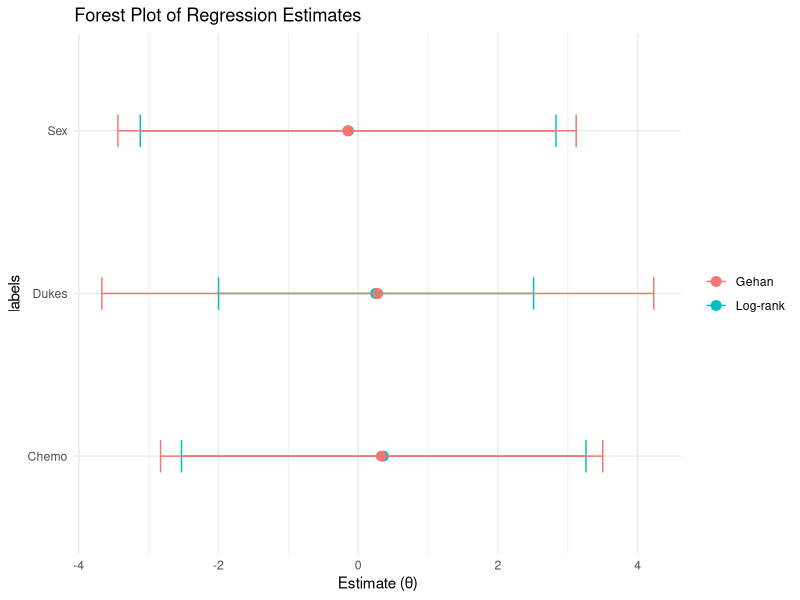
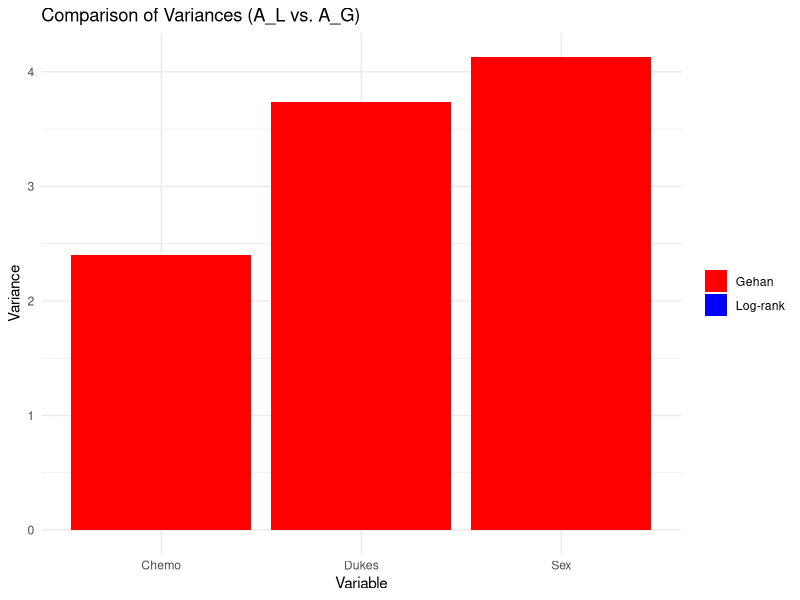
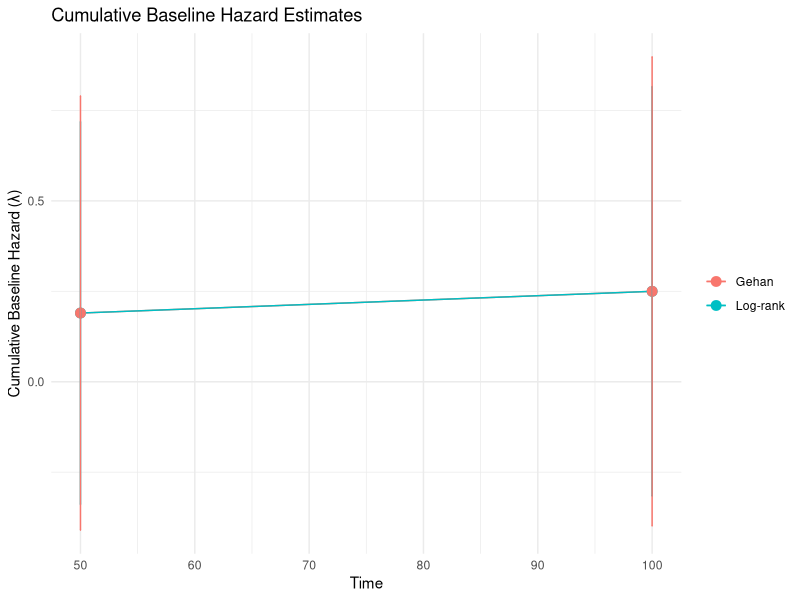

Recreate these plots in R, in order.
# Function to calculate p-value and confidence interval
calculate_p_value_and_ci <- function(estimate, se, sample_size, confidence_level = 0.95) {
  # Degrees of freedom
  df <- sample_size - 1
  
  # Calculate the t-statistic
  t_statistic <- estimate / se
  
  # Calculate the p-value (two-tailed test)
  p_value <- 2 * pt(-abs(t_statistic), df)
  
  # Calculate the critical t-value for the confidence interval
  alpha <- 1 - confidence_level
  critical_t <- qt(1 - alpha / 2, df)
  
  # Calculate the margin of error
  margin_of_error <- critical_t * se
  
  # Calculate the confidence interval
  ci_lower <- estimate - margin_of_error
  ci_upper <- estimate + margin_of_error
  
  # Return the results
  list(
    p_value = p_value,
    confidence_interval = c(ci_lower, ci_upper)
  )
}

# Example usage
estimate <-  0.1161   # Example estimate
se <- sqrt(19.6678)        # Example standard error
sample_size <- 50  # Example sample size

results <- calculate_p_value_and_ci(estimate, se, sample_size)
print(results)


# Data
labels <- c("Chemo", "Sex", "Dukes")
theta_L <- c(0.36, -0.14, 0.25)
theta_G <- c(0.33, -0.15, 0.28)
ci_L <- matrix(c(-2.53, 3.26, -3.12, 2.83, -2.00, 2.51), ncol = 2, byrow = TRUE)
ci_G <- matrix(c(-2.83, 3.50, -3.44, 3.12, -3.67, 4.23), ncol = 2, byrow = TRUE)

# Data
labels <- c("Chemo", "Sex", "Dukes")
theta_L <- c(0.36, -0.14, 0.25)
theta_G <- c(0.33, -0.15, 0.28)
ci_L <- matrix(c(-2.53, 3.26, -3.12, 2.83, -2.00, 2.51), ncol = 2, byrow = TRUE)
ci_G <- matrix(c(-2.83, 3.50, -3.44, 3.12, -3.67, 4.23), ncol = 2, byrow = TRUE)

# Create data frame
df <- data.frame(
  labels = rep(labels, 2),
  estimate = c(theta_L, theta_G),
  lower = c(ci_L[,1], ci_G[,1]),
  upper = c(ci_L[,2], ci_G[,2]),
  method = rep(c("Log-rank", "Gehan"), each = length(labels))
)

# Plot
library(ggplot2)

ggplot(df, aes(x = estimate, y = labels, color = method)) +
  geom_point(size = 3) +
  geom_errorbarh(aes(xmin = lower, xmax = upper), height = 0.2) +
  labs(x = "Estimate (\u03B8)", title = "Forest Plot of Regression Estimates") +
  theme_minimal() +
  theme(legend.title = element_blank())

# Variance Data
A_L <- c(2.00, 2.11, 1.21)
A_G <- c(2.40, 4.13, 3.74)

# Create data frame for variance comparison
df_variance <- data.frame(
  labels = labels,
  Log_rank = A_L,
  Gehan = A_G
)

# Plot
ggplot(df_variance, aes(x = labels)) +
  geom_bar(aes(y = Log_rank, fill = "Log-rank"), stat = "identity", position = "dodge") +
  geom_bar(aes(y = Gehan, fill = "Gehan"), stat = "identity", position = "dodge") +
  labs(x = "Variable", y = "Variance", title = "Comparison of Variances (A_L vs. A_G)") +
  scale_fill_manual(values = c("Log-rank" = "blue", "Gehan" = "red")) +
  theme_minimal() +
  theme(legend.title = element_blank())

# Time Points and Hazard Data
time <- c(50, 100)
Lambda_L <- c(0.19, 0.25)
Lambda_G <- c(0.19, 0.25)
B_L <- c(0.28, 0.32) # Variance
B_G <- c(0.36, 0.42)

# Create data frame for hazard estimation
df_hazard <- data.frame(
  time = rep(time, 2),
  Lambda = c(Lambda_L, Lambda_G),
  variance = c(B_L, B_G),
  method = rep(c("Log-rank", "Gehan"), each = length(time))
)

# Plot
ggplot(df_hazard, aes(x = time, y = Lambda, color = method)) +
  geom_line() +
  geom_point(size = 3) +
  geom_errorbar(aes(ymin = Lambda - sqrt(variance), ymax = Lambda + sqrt(variance)), width = 0.1) +
  labs(x = "Time", y = "Cumulative Baseline Hazard (\u03BB)", title = "Cumulative Baseline Hazard Estimates") +
  theme_minimal() +
  theme(legend.title = element_blank())
